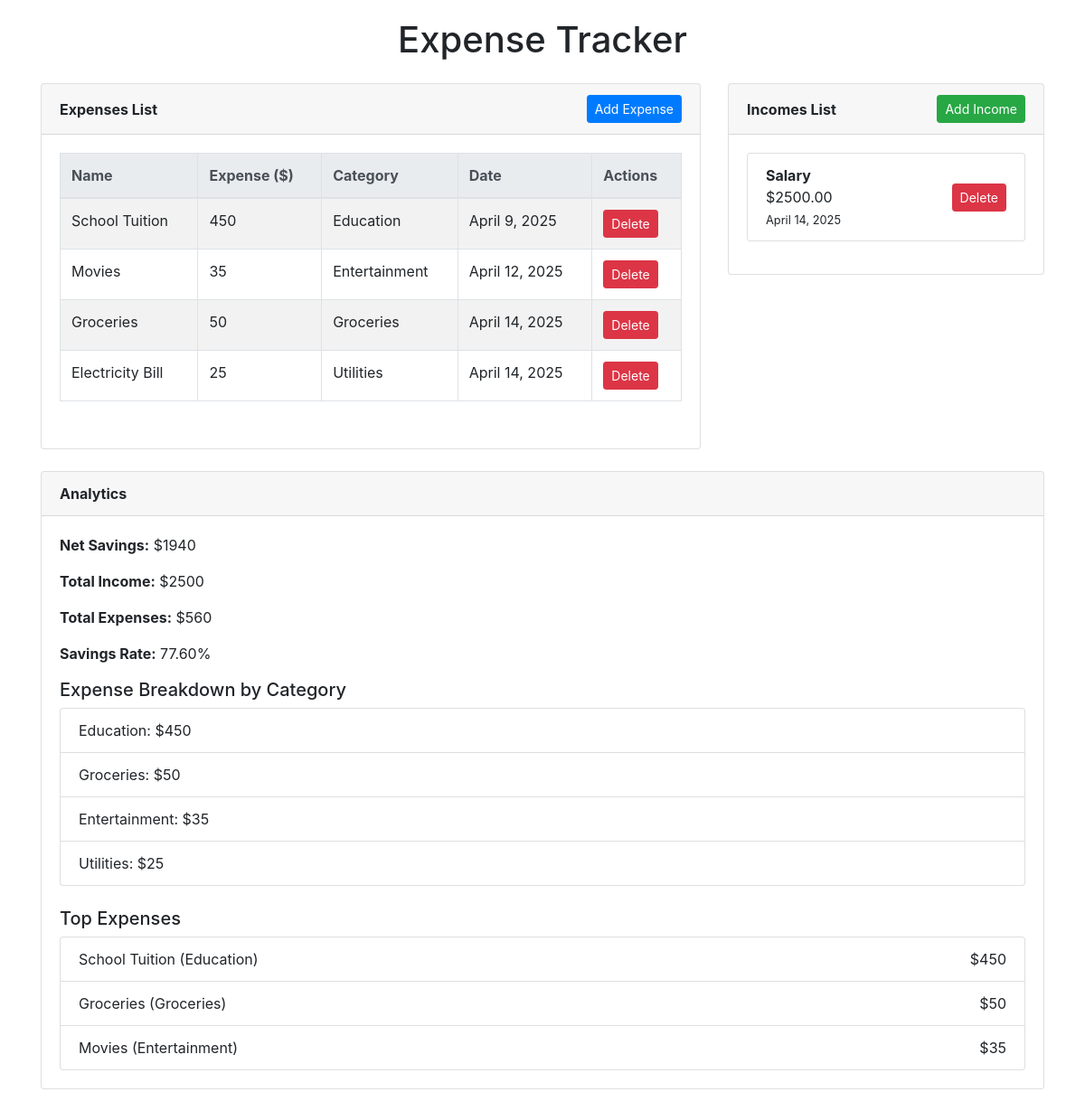
The app's page /, older data.
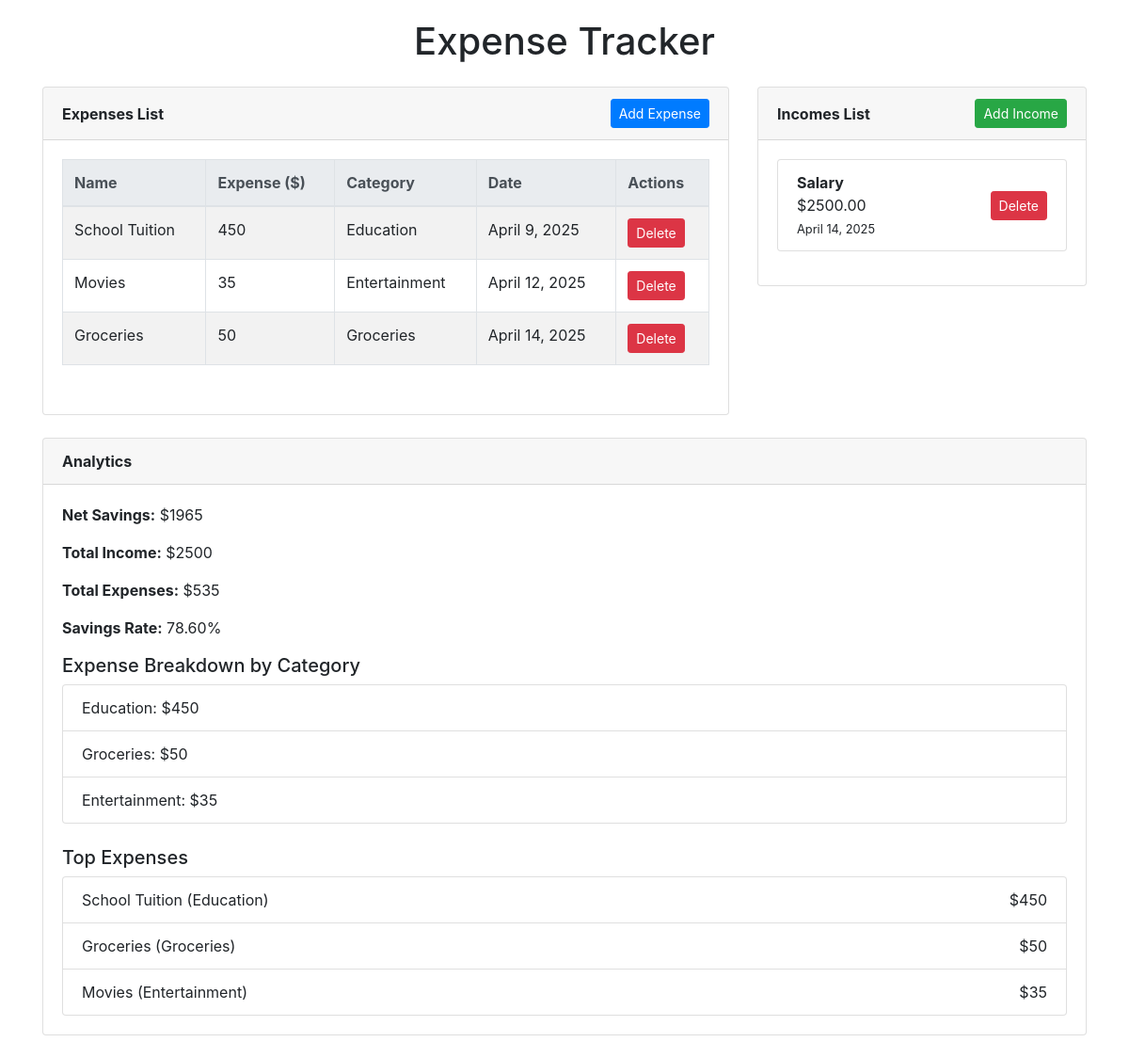
The same page, newer data.
### tracker/models.py (models this page shows, shortened)
class Expenses(models.Model):
    categories = [
        ("Healthcare", "Healthcare"),
        ("Education", "Education"),
        ("Entertainment", "Entertainment"),
        ("Utilities", "Utilities"),
        ("Groceries", "Groceries"),
        ("Memberships", "Memberships"),
        ("Debt", "Debt"),
        ("Emergency Fund", "Emergency Fund"),
        ("Other", "Other"),
    ]
    expense_id = models.AutoField(primary_key=True)
    name = models.CharField(max_length=100)
    expense = models.IntegerField(validators=[MinValueValidator(1, "Invalid value")])
    date = models.DateField(default=timezone.now)
    category = models.CharField(max_length=50, choices=categories)

class Income(models.Model):
    income_id = models.AutoField(primary_key=True)
    source = models.CharField(max_length=100)  # E.g., "Salary", "Bonus"
    amount = models.DecimalField(
        max_digits=10, decimal_places=2, validators=[MinValueValidator(Decimal("0.01"))]
    )
    date = models.DateField(default=timezone.now)

### tracker/views.py (the view)
# urls.py: 2. Add a URL to urlpatterns:  path('', views.home, name='home')
def home(request: WSGIRequest) -> HttpResponse:
    expenses: QuerySet = Expenses.objects.all().order_by("date")
    incomes: QuerySet = Income.objects.all().order_by("date")
    total_income: float = incomes.aggregate(total=Sum("amount"))["total"] or 0
    total_expenses: float = expenses.aggregate(total=Sum("expense"))["total"] or 0
    net_worth: float = total_income - total_expenses
    expense_breakdown: QuerySet = (
        Expenses.objects.values("category")
        .annotate(total=Sum("expense"))
        .order_by("-total")
    )
    top_expenses: QuerySet = Expenses.objects.all().order_by("-expense")[:3]
    savings_rate: float = (net_worth / total_income * 100) if total_income > 0 else 0
    if request.method == "POST" and "expense" in request.POST:
        expense_form = ExpensesForm(request.POST)
        if expense_form.is_valid():
            expense_form.save()
            return redirect("home")
    else:
        expense_form = ExpensesForm()
    income_form = IncomeForm()
    context: dict = {
        "expenses": expenses,
        "incomes": incomes,
        "form": expense_form,
        "income_form": income_form,
        "net_worth": net_worth,
        "total_income": total_income,
        "total_expenses": total_expenses,
        "expense_breakdown": expense_breakdown,
        "savings_rate": savings_rate,
        "top_expenses": top_expenses,
    }
    return render(request, "home.html", context)

### templates/home.html (shortened to what the changed rows need)
<!DOCTYPE html>
<html lang="en">
<head>
  <link rel="stylesheet" href="https://stackpath.bootstrapcdn.com/bootstrap/4.5.2/css/bootstrap.min.css">
</head>
<body>
  <div class="container">
    <h1 class="text-center mb-4">Expense Tracker</h1>
    <div class="row">
      <div class="col-md-8">
        <div class="card mb-4">
          <div class="card-body">
            {% if expenses %}
              <div class="table-responsive mb-3">
                <table class="table table-striped table-bordered">
                  <thead class="thead-light">
                    <tr>
                      <th>Name</th>
                      <th>Expense ($)</th>
                      <th>Category</th>
                      <th>Date</th>
                      <th>Actions</th>
                    </tr>
                  </thead>
                  <tbody>
                    {% for expense in expenses %}
                      <tr>
                        <td>{{ expense.name }}</td>
                        <td>{{ expense.expense }}</td>
                        <td>{{ expense.category }}</td>
                        <td>{{ expense.date }}</td>
                        <td>
                          <form method="post" action="{% url 'delete_expense' expense.pk %}" style="display:inline;">
                            <button type="submit" class="btn btn-danger btn-sm"
                                    onclick="return confirm('Are you sure you want to delete this expense?');">
                              Delete
                            </button>
                          </form>
                        </td>
                      </tr>
                    {% endfor %}
                  </tbody>
                </table>
              </div>
            {% else %}
              <p class="text-muted mb-3">No expenses found yet.</p>
            {% endif %}
          </div>
        </div>
      </div>
      <div class="col-md-4">
        <div class="card mb-4">
          <div class="card-body">
            {% if incomes %}
              <ul class="list-group mb-3">
                {% for income in incomes %}
                  <li class="list-group-item d-flex justify-content-between align-items-center">
                    <div>
                      <strong>{{ income.source }}</strong><br>
                      ${{ income.amount }}<br>
                      <small>{{ income.date }}</small>
                    </div>
                    <form method="post" action="{% url 'delete_income' income.pk %}" style="display:inline;">
                      <button type="submit" class="btn btn-danger btn-sm"
                              onclick="return confirm('Are you sure you want to delete this income?');">
                        Delete
                      </button>
                    </form>
                  </li>
                {% endfor %}
              </ul>
            {% else %}
              <p class="text-muted mb-3">No incomes recorded yet.</p>
            {% endif %}
          </div>
        </div>
      </div>
    </div>
    <div class="card mb-4">
      <div class="card-body">
        <p><strong>Net Savings:</strong> ${{ net_worth }}</p>
        <p><strong>Total Income:</strong> ${{ total_income }}</p>
        <p><strong>Total Expenses:</strong> ${{ total_expenses }}</p>
        <p><strong>Savings Rate:</strong> {{ savings_rate|floatformat:2 }}%</p>
        <h5>Expense Breakdown by Category</h5>
        <ul class="list-group mb-4">
          {% for item in expense_breakdown %}
            <li class="list-group-item d-flex justify-content-between align-items-center">
              {{ item.category }}: ${{ item.total }}
            </li>
          {% endfor %}
        </ul>
        <h5>Top Expenses</h5>
        {% if top_expenses %}
          <ul class="list-group">
            {% for expense in top_expenses %}
              <li class="list-group-item d-flex justify-content-between align-items-center">
                <span>{{ expense.name }} ({{ expense.category }})</span>
                <span>${{ expense.expense }}</span>
              </li>
            {% endfor %}
          </ul>
        {% else %}
          <p class="text-muted">No top expenses identified yet.</p>
        {% endif %}
      </div>
    </div>
  </div>
</body>
</html>

Row changes from the older to the newer data that the page shows:
removed Expenses: name "Electricity Bill", expense "25", category "Utilities", date "April 14, 2025", total "25"
Text that changed along with them:
{{ net_worth }}: "1940" → "1965"
{{ total_expenses }}: "560" → "535"
{{ savings_rate|floatformat:2 }}: "77.60" → "78.60"
